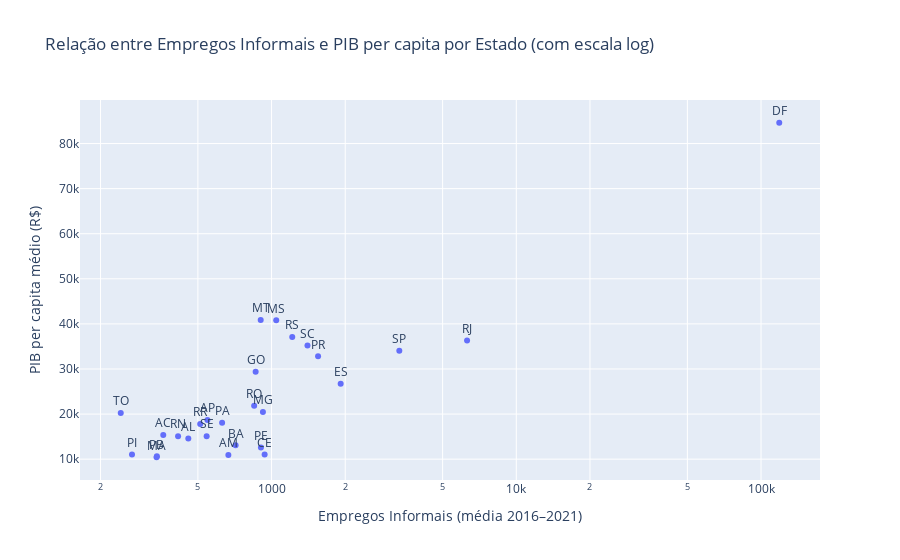

Notebook source saved alongside this figure:
### Markdown cell above
#### 📊 Relação entre Empregos Informais e PIB per capita
O objetivo deste gráfico é investigar se há uma relação entre o nível de informalidade no mercado de trabalho e o desempenho econômico dos estados brasileiros, medido através do PIB per capita. A ideia é identificar se estados com maior proporção de empregos informais apresentam, de fato, um PIB per capita mais baixo, o que pode sugerir vínculos entre economia informal e desenvolvimento econômico.

### Code cell
# Carregar os dados
df = pd.read_csv('dataFrame/BrStatsAtualizada.csv', sep=';', low_memory=False)
df_pib = pd.read_csv('pib_per_capita/pib_per_capita_estados.csv')


for col in ['PessoalOcupado', 'PessoalAssalariado']:
    df[col] = df[col].astype(str).str.replace('.', '', regex=False).str.replace(',', '.', regex=False)
    df[col] = pd.to_numeric(df[col], errors='coerce')  

# Calcular empregos informais
df['Empregos_Informais'] = df['PessoalOcupado'] - df['PessoalAssalariado']

# Agrupar por estado e calcular média entre os anos
df_estado = df.groupby('UF')[['Empregos_Informais']].mean().round(0).astype(int).reset_index()


# Adicionar o PIB per capita médio de cada estado
pib_estado = df_pib.groupby('UF')['PIB_per_capita'].mean().reset_index()
df_estado = pd.merge(df_estado, pib_estado, on='UF')

fig = px.scatter(
    df_estado,
    x='Empregos_Informais',
    y='PIB_per_capita',
    text='UF',
    title='Relação entre Empregos Informais e PIB per capita por Estado (com escala log)',
    labels={
        'Empregos_Informais': 'Empregos Informais (média 2016–2021)',
        'PIB_per_capita': 'PIB per capita médio (R$)'
    },
    log_x=True  
)

fig.update_traces(textposition='top center')
fig.show()

### Figure 1 — Plotly figure (JSON) as saved in the notebook; plotly's stock layout.template omitted (floating-point values rounded to 4 significant figures)
{"data": [{"hovertemplate": "Empregos Informais (média 2016–2021)=%{x}<br>PIB per capita médio (R$)=%{y}<br>UF=%{text}<extra></extra>", "legendgroup": "", "marker": {"color": "#636efa", "symbol": "circle"}, "mode": "markers+text", "name": "", "orientation": "v", "showlegend": false, "text": ["AC", "AL", "AM", "AP", "BA", "CE", "DF", "ES", "GO", "MA", "MG", "MS", "MT", "PA", "PB", "PE", "PI", "PR", "RJ", "RN", "RO", "RR", "RS", "SC", "SE", "SP", "TO"], "textposition": "top center", "type": "scatter", "x": [361, 457, 666, 547, 713, 937, 118695, 1916, 861, 339, 922, 1045, 903, 628, 340, 905, 269, 1549, 6294, 415, 849, 511, 1215, 1402, 543, 3327, 242], "xaxis": "x", "y": [15380.0, 14600.0, 10900.0, 18670.0, 13070.0, 11030.0, 84610.0, 26750.0, 29400.0, 10420.0, 20470.0, 40780.0, 40880.0, 18090.0, 10620.0, 12590.0, 11050.0, 32820.0, 36320.0, 15100.0, 21850.0, 17780.0, 37100.0, 35180.0, 15090.0, 34060.0, 20220.0], "yaxis": "y"}], "layout": {"legend": {"tracegroupgap": 0}, "title": {"text": "Relação entre Empregos Informais e PIB per capita por Estado (com escala log)"}, "xaxis": {"anchor": "y", "domain": [0, 1], "title": {"text": "Empregos Informais (média 2016–2021)"}, "type": "log"}, "yaxis": {"anchor": "x", "domain": [0, 1], "title": {"text": "PIB per capita médio (R$)"}}}}
